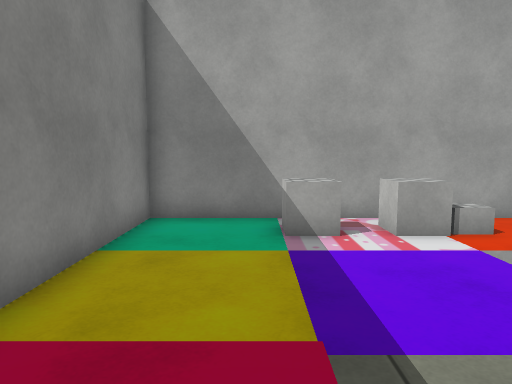
[1] (above)

14 first-person views from a walk through a Unity game level. The camera is 1.4 m above the floor, tilts 6° down and sees 70° across. The floor is counted in squares, 1 m on a side. Each view is taken from the middle of a square. On the plan, view 1 faces up. The plan holds only what a view shows up to about 16 squares ahead; the rest is blank. The place goes on beyond the plan. The player is left out. Some surface patterns are stand-ins.

[2]
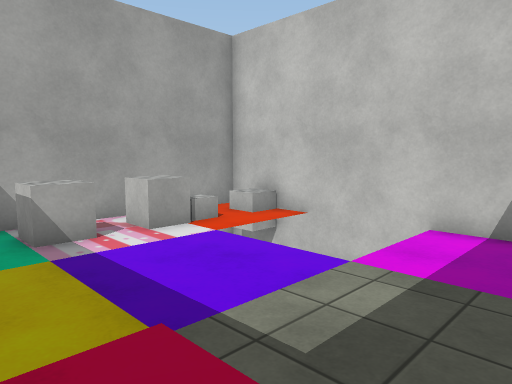

[3]
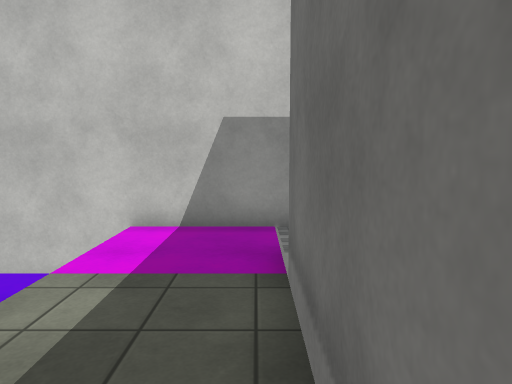

[4]
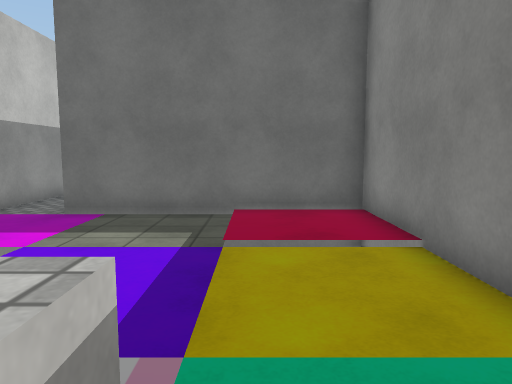

[5]
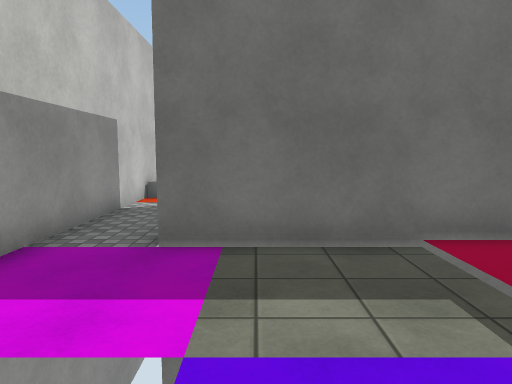

[6]
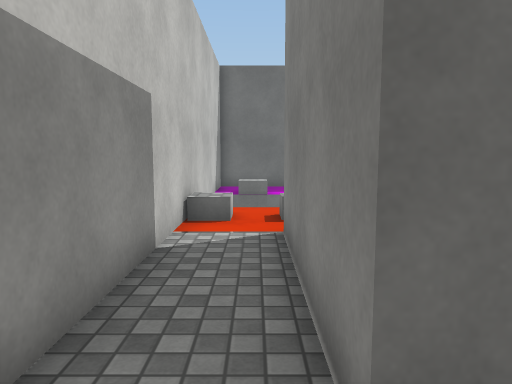

[7]
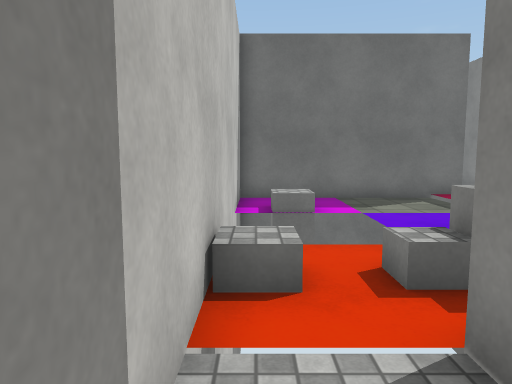

[8]
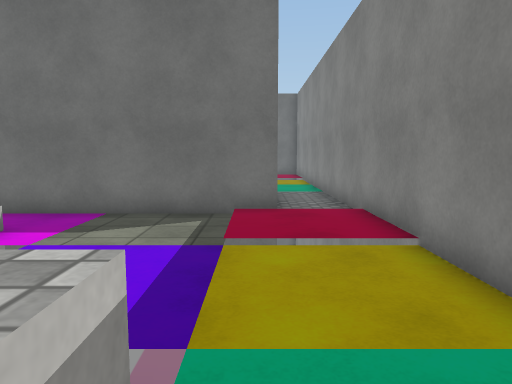

[9]
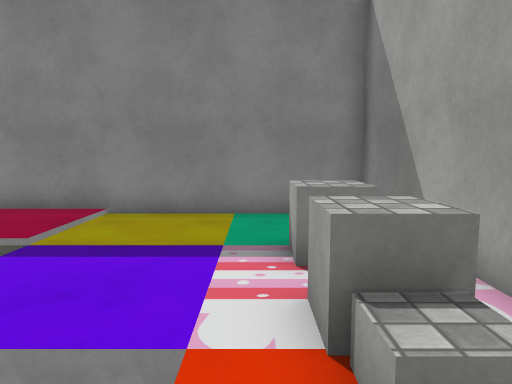

[10]
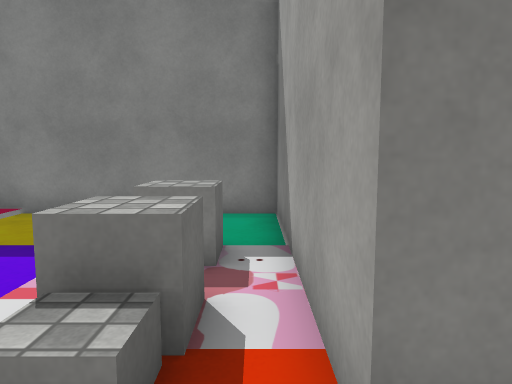

[11]
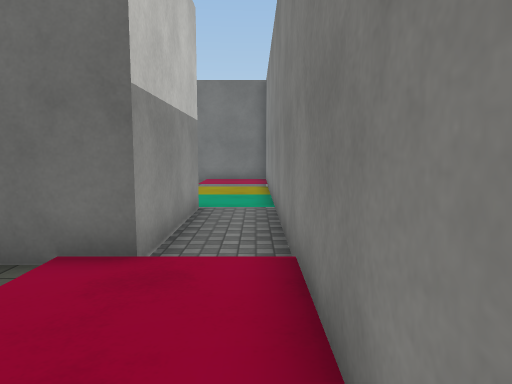

[12]
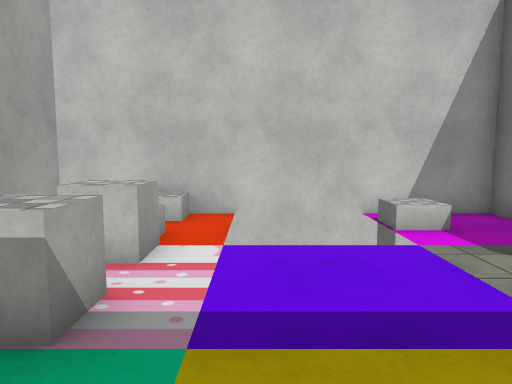

[13]
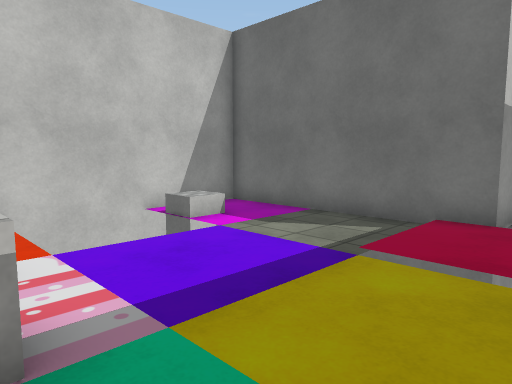

[14]
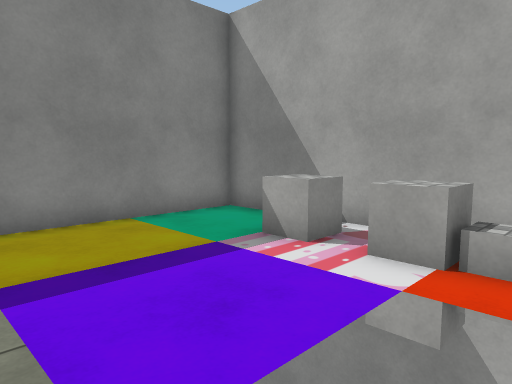

### Floor plan
Points are (right, up) in squares from view 1. A wall is a line through its corners. A room is listed if a view was taken in it or the views show most of it. See-through windows are left out.
Room 1 (views 1, 2, 3, 4, 5, 6, 7, 10, 14)
walls: (6.5, -6.5) (6.5, 8.5) (-2.5, 8.5) (-2.5, -0.5) (4.5, -0.5) (4.5, -5.5)
ways out: opening at (5.5, -5.5) to room 2
objects: other object (1, 7)
Room 2 (views 8, 9, 11, 12, 13)
walls: (4.5, -5.5) (-2.5, -5.5) (-2.5, -20); (-0.5, -19.5) (-0.5, -14.5) (6.5, -14.5) (6.5, -6.5)
ways out: opening at (5.5, -5.5) to room 1
objects: other object (1, -7)

Where each view was taken, in squares from view 1:
view 1: 0 up, 0 right, facing up
view 2: 0 up, 1 left, facing up-right
view 3: 0 up, 1 left, facing right
view 4: 8 up, 0 right, facing down
view 5: 5 up, 3 right, facing down
view 6: 1 up, 5 right, facing down
view 7: 3 down, 6 right, facing down
view 8: 6 down, 0 right, facing down
view 9: 8 down, 6 right, facing left
view 10: 6 down, 6 right, facing left
view 11: 10 down, 2 left, facing down
view 12: 9 down, 2 left, facing right
view 13: 7 down, 2 left, facing down-right
view 14: 2 up, 5 right, facing up-left
